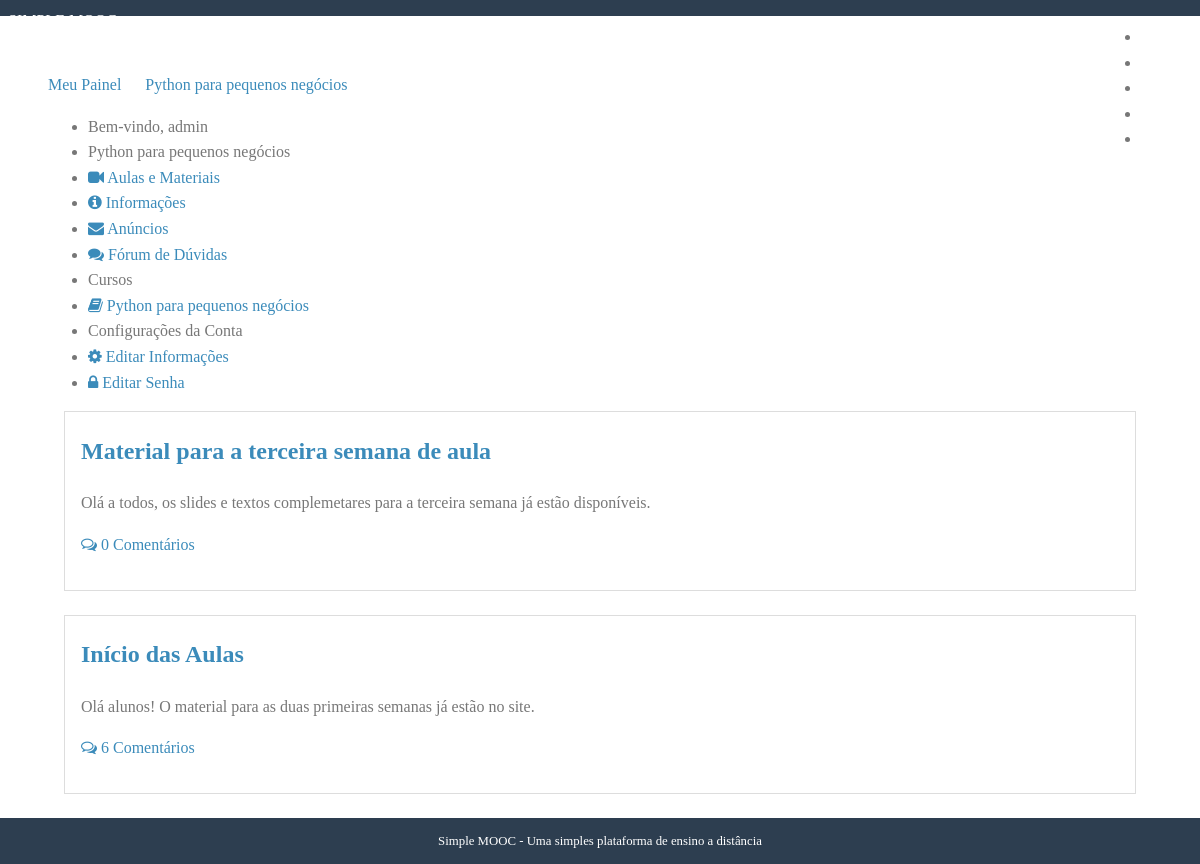
The app's page /cursos/python-para-pequenos-negocios/anuncios/ (signed in) with its own data.
### courses/models.py (models this page shows, shortened)
class Course(models.Model):
	name = models.CharField('Nome',max_length = 100)
	slug = models.SlugField('Atalho')
	description = models.TextField('Descrição Simples', blank = True) #blank = não é obrigatório, mas o TextField permite descrições longas
	about = models.TextField('Sobre o Curso', blank= True)
	start_date = models.DateField('Data de Início', null = True, blank = True) #null = no banco de dados esse campo temq ter algo msm que seja um campo vazio
	image = models.ImageField(upload_to='courses/images', verbose_name='Imagem', null = True, blank = True)  #não é um campo obrigatório
	created_at = models.DateTimeField('Criado em', auto_now_add=True) #auto now toda vez q criar um curso ele coloca automaticamente a data
	updated_at = models.DateTimeField('Atualizado em', auto_now_add=True) #assim que for refreshed a data entra sozinha
	objects = CourseManager() #agora o manager não será o padrão do django
	def __str__(self):
		return self.name
	class Meta: #interfere no django admin
		verbose_name = 'Curso'
		verbose_name_plural = 'Cursos' #ensinamos ao django que o plural de curso é curso
		ordering = ['name'] #comoo django organiza ascendente a lista

class Enrollment(models.Model):
	STATUS_CHOICES = (
		(0,'Pendente'),
		(1, 'Aprovado'),
		(2,'Cancelado'),
	)
	user=models.ForeignKey(
		settings.AUTH_USER_MODEL,
		verbose_name='Usuário', on_delete = models.CASCADE,
		related_name='enrollments'
	)
	course = models.ForeignKey(
		Course, verbose_name='Curso',
		related_name='enrollments', on_delete=models.CASCADE
	)
	status = models.IntegerField('Situação',choices=STATUS_CHOICES, default=1, blank=True)
	created_at = models.DateTimeField('Criado em',
									  auto_now_add=True)  # auto now toda vez q criar um curso ele coloca automaticamente a data
	updated_at = models.DateTimeField('Atualizado em',
									  auto_now_add=True)  # assim que for refreshed a data entra sozinha
	class Meta:
		verbose_name = 'Inscrição'
		verbose_name_plural = 'Inscrições'
		unique_together = (('user','course'),) #evita repetição de usuario em um curso

class Announcement(models.Model):
	course = models.ForeignKey(Course,
							   verbose_name='Curso', related_name='announcements', on_delete=models.CASCADE
							   )
	title= models.CharField('Titulo', max_length=100)
	content = models.TextField('Conteúdo')
	created_at = models.DateTimeField('Criado em',auto_now_add=True)  # auto now toda vez q criar um curso ele coloca automaticamente a data
	updated_at = models.DateTimeField('Atualizado em',auto_now_add=True)  # assim que for refreshed a data entra sozinha
	class Meta:
		verbose_name = 'Anúncio'
		verbose_name_plural = 'Anúncios'
		ordering = ['-created_at'] #sempre omaisatual primeiro

### accounts/models.py (models this page shows, shortened)
class User(AbstractBaseUser, PermissionsMixin):
    username = models.CharField(
        'Nome de Usuário', max_length=30, unique=True,
        validators=[validators.RegexValidator(re.compile('^[\w.@+-]+$'),
            'Nome de usuário só pode conter letras, digítos ou os '
            'seguintes caracteres: @/./+/-/_', 'invalid')]
    )
    email = models.EmailField('Email', unique=True)
    name = models.CharField('Nome', max_length=100, blank=True)
    is_active = models.BooleanField('Está ativo?', blank=True, default=True)
    is_staff = models.BooleanField('É da equipe?', blank = True, default=False)
    date_joined = models.DateTimeField(
        'Data de entrada', auto_now_add=True
    ) #quando for salvo pela primeira vez
    objects = UserManager()
    USERNAME_FIELD = 'username'
    REQUIRED_FIELDS = ['email'] #para ser compativel com o django app usuario
    def __str__(self):
        return self.name or self.username
    class Meta:
        verbose_name = 'Usuário'
        verbose_name_plural = 'Usuários'

### courses/decorators.py (the view, shortened to what this page needs)
    def _wrapper(request, *args, **kwargs):
        slug = kwargs['slug'] #busca a slug do curso na url
        course = get_object_or_404(Course, slug=slug) #curso atual
        has_permission = request.user.is_staff
        if not has_permission:
            messages.error(request, message)
            return redirect('accounts:dashboard')
        request.course = course #td view que usar este decorator vai ter um obj curso no requestpq não quero repitir esta consulta
        return view_func(request, *args, **kwargs)

### courses/templatetags/courses_tags.py (called while the page is built)
@register.simple_tag #assigment_tag não funciona mais
def load_my_courses(user):
    return Enrollment.objects.filter(user=user)

### courses/views.py (called while the page is built)
@login_required
@enrollment_required
def announcements(request, slug):
    course = request.course
    template = 'courses/announcements.html'
    context = {
        'course': course,
        'announcements': course.announcements.all() #todos os anuncios do curso estão nesta variável
    }
    return render(request, template, context)

### courses/templates/courses/announcements.html
{% extends "courses/course_dashboard.html" %}
{% block dashboard_content %}
{% for announcement  in announcements %}
<div class="well">
    <h2>
        <a href="{% url 'courses:show_announcement' course.slug announcement.pk %}" title="">{{ announcement.title }}</a>
    </h2>
    {{ announcement.content|linebreaks }}
    <p>
        <a href="{% url 'courses:show_announcement' course.slug announcement.pk %}#comments">
        <i class="fa fa-comments-o"></i>
            {% with comments_count=announcement.comments.count %}
            {{ comments_count }}
            Comentário{{ comments_count|pluralize }}
            {% endwith %}
        </a>
    </p>
</div>
{% empty %}
<div class="well">
    <h2>Nenhum anúncio criado</h2>
</div>
{% endfor %}
{% endblock %}

### courses/templates/courses/course_dashboard.html
{% extends "accounts/dashboard.html" %}
{% block breadcrumb %}
    {{ block.super }}
    <a href="{% url 'courses:announcements' course.slug %}" style="margin-right: 20px">{{ course }}</a>
{% endblock %}
{% block menu_options %}
<li class="pure-menu-heading">
    {{ course }}
</li>
<li>
    <a href="{% url 'courses:lessons' course.slug %}">
        <i class="fa fa-video-camera"></i>
        Aulas e Materiais
    </a>
</li>
<li>
    <a href="#">
        <i class="fa fa-info-circle"></i>
        Informações
    </a>
</li>
<li>
    <a href="{% url 'courses:announcements' course.slug %}">
        <i class="fa fa-envelope"></i>
        Anúncios
    </a>
</li>
<li>
    <a href="#">
        <i class="fa fa-comments"></i>
        Fórum de Dúvidas
    </a>
</li>
{{ block.super }}
{% endblock %}

### accounts/templates/accounts/dashboard.html (shortened to what this page needs)
{% extends "base.html" %}
{% load  courses_tags %}
{% block content %}
{% load_my_courses user as enrollments %}
<div class="pure-g-r content-ribbon">
    <div class="pure-u-1">
        <ul class="breadcrumb">
            {% block breadcrumb %}
            <a href="{% url 'accounts:dashboard' %}" style="margin-right: 20px">Meu Painel</a>
            {% endblock %}
        </ul>
    </div>
    <div class="pure-u-1-3">
        <div class="pure-menu pure-menu-open">
            <ul>
                <li class="pure-menu-heading">
                    Bem-vindo, {{ user }}
                </li>
                {% block menu_options %}
                <li class="pure-menu-heading">Cursos</li>
                {% for enrollment in enrollments %}
                <li>
                    <a href="{% url 'courses:announcements' enrollment.course.slug %}">
                        <i class="icon fa fa-book"></i>
                        {{ enrollment.course }}
                    </a>
                </li>
                {% empty %}
                <li>Nenhum curso encontrado</li>
                {% endfor %}
                <li class="pure-menu-heading">Configurações da Conta</li>
                <li>
                    <a href="{% url 'accounts:edit' %}">
                        <i class="icon fa fa-cog"></i>
                        Editar Informações
                    </a>
                </li>
                <li>
                    <a href="{% url 'accounts:edit_password' %}">
                        <i class="icon fa fa-lock"></i>
                        Editar Senha
                    </a>
                </li>
                {% endblock %}
            </ul>
        </div>
    </div>
    <div class="pure-u-2-3">
        <div class="inner">
            {% block dashboard_content %}{% endblock %}
        </div>
    </div>
</div>
{% endblock %}

### core/static/css/styles.css (style rules this page uses)
* { -webkit-box-sizing: border-box; -moz-box-sizing: border-box; box-sizing: border-box; }
body { margin: 0 auto; line-height: 1.7em; }
a { color: #3b8bba; }
.content .content-ribbon { margin: 1.5em 3em; }
.inner { padding: 0em 1em; }
.inner p { margin-top: 0; }
ul.breadcrumb { padding: 0; }
body { min-width: 320px; color: #777; line-height: 1.6; }
h1, h2, h3, h4, h5, h6 { font-weight: bold; color: rgb(75, 75, 75); }
a { color: #3b8bba; text-decoration: none; }
.well { border: 1px solid #ddd; padding: 0em 1em 1em 1em; margin-bottom: 1.5em; }

### records on screen
Course: name "Python para pequenos negócios"
User: name+username "admin"
Enrollment: course "Python para pequenos negócios"
Announcement: title "Material para a terceira semana de aula", content "Olá a todos, os slides e textos complemetares para a terceira semana já estão disponíveis.", comments.count "0"
Announcement: title "Início das Aulas", content "Olá alunos! O material para as duas primeiras semanas já estão no site.", comments.count "6"
